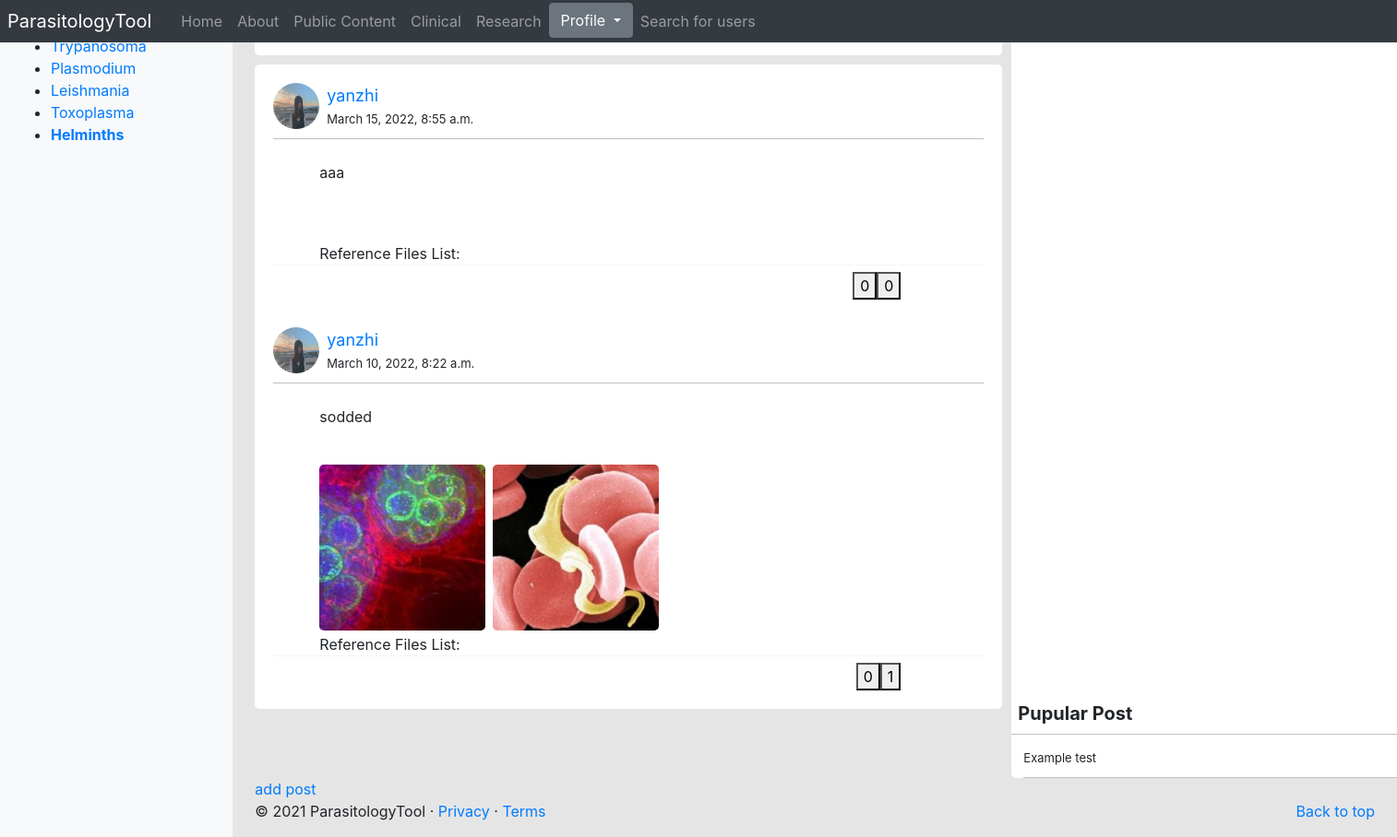
Page /parasitologyTool/research_portal/8/ (signed in) on the committed database.
### parasitologyTool/models.py (models this page shows, shortened)
class Parasite(models.Model):
	NAME_MAX_LENGTH = 128
	name = models.CharField(max_length=NAME_MAX_LENGTH, unique=True)
	views = models.IntegerField(default=0)
	picture = models.ImageField(upload_to='parasite_pic')
	intro = models.CharField(max_length=3000)

class ResearchPost(models.Model):
	title = models.CharField(max_length=100)
	content = models.TextField()
	parasite = models.ForeignKey(Parasite, on_delete=models.CASCADE, default=None)
	likes = models.ManyToManyField(User, blank=True, related_name="likes")
	dislikes = models.ManyToManyField(User, blank=True, related_name="dislikes")
	user = models.ForeignKey(UserProfile, on_delete=models.CASCADE, default=None)
	date_posted = models.DateTimeField(default=timezone.now)
	@property
	def images(self):
		return self.researchimage_set.all()
	@property
	def files(self):
		return self.researchfile_set.all()
	@property
	def model(self):
		return self.__class__.__name__
	class Meta:
		ordering = ['-date_posted',]

class UserProfile(models.Model):
	user = models.OneToOneField(User, on_delete=models.CASCADE)
	profile_picture = models.ImageField(upload_to="profile_pictures", default="profile_pictures/default_pic.png")
	ROLE_CHOICES = [
		('clinician', 'Clinician'),
		('researcher', 'Researcher'),
		('public', 'Public'),
		('admin', 'Admin'),
	]
	role = models.CharField(max_length=50, choices=ROLE_CHOICES, default='Public')
	@property
	def username(self):
		return self.user.username

class ResearchImage(models.Model):
	research_post = models.ForeignKey(ResearchPost, on_delete=models.CASCADE, default=None)
	image = models.ImageField(upload_to='clinical_pictures', default=None)

### parasitologyTool/views.py (the view)
# urls.py: path('research_portal/<int:parasite_id>/', views.research_parasite_page, name = 'research_parasite_page'),
@login_required
def research_parasite_page(request, parasite_id):
    context_dict = {}
    try:
        parasite = Parasite.objects.get(id=parasite_id)
        research_posts = parasite.researchpost_set.all()
    except Parasite.DoesNotExist:
        return not_found(request)
    context_dict['parasite'] = parasite
    context_dict['research_posts'] = research_posts
    return render(request, 'parasitologyTool/research_parasite_page.html', context=context_dict)

### parasitologyTool/templatetags/parasitologyTool_template_tags.py (called while the page is built)
@register.inclusion_tag('parasitologyTool/parasite_list.html')
def get_parasite_list(current_category=None):
	return {'parasites': Parasite.objects.all(),
	        'current_category':current_category}

### templates/parasitologyTool/research_parasite_page.html (shortened to what this page needs)
{% extends 'parasitologyTool/base.html' %}
{% load static %}
{% block body_block %}
<link rel="stylesheet" type="text/css" href="{% static 'css/userpost.css' %}">
<body>
<div class="box">
    <div class="top-text">
        <Strong>Welcome to the Research Parasite Page for {{ parasite.name }}</Strong>
    </div>
    <div>
        {% for post in research_posts %}
            <div class="a-box">
                <div class="a-s-box-author">
                    <img src="{{ MEDIA_URL }}{{ post.user.profile_picture }}"
                                alt="picture of article" />
                    <a class="a-s-box-author-name" href="{% url 'parasitologyTool:profile' post.user.username %}">{{post.user.username}}</a>
                    <div class="a-s-box-author-time">{{post.date_posted}}</div>
                </div>
                <div class="a-s-box-context">
                    <div class="item">
                        <div class="context">
                            {{ post.content|linebreaks|urlize }}
                        </div>
                    </div>
                    {% if post.images %}
                        {% for image in post.images %}
                            <a href="{{ MEDIA_URL }}{{ image.image }}"><img src="{{ MEDIA_URL }}{{ image.image }}"></a>
                        {% endfor %}
                    {% endif %}
                    <br>
                    Reference Files List:
                    <br>
                </div>
                <div class="a-s-box-bottom">
                </div>
                <div class="a-s-box-bottom">
                </div>
                <div class="a-s-box-bottom" style="width: 170px;">
                    {% if user.is_authenticated %}
                        <div style="float: right;">
                        <form class="ajax-form-like" id="like" method="POST" data-url="{% url 'parasitologyTool:like' post.model post.id %}">
                        <button type="submit"><span class="like-count">{{post.likes.all.count}}</span></button>
                        </form>
                        </div>
                        <div style="float:right;">
                        <form class="ajax-form-dislike" id='dislike' method="POST" data-url="{% url 'parasitologyTool:dislike' post.model post.id %}">
                        <button type="submit"><span class="dislike-count"> {{post.dislikes.all.count}} </span></button>
                        </form>
                        </div>
                    {% endif %}
                </div>
                <br>
            </div>
        {% endfor %}
    </div>
</div>
<div class="rside">
      <p><strong>Most Pupular Post</strong></p>
      <div class="rside-box">
      Example test
      </div>
</div>
    <div>
        <a href="{% url 'parasitologyTool:add_research_post' parasite.id %}">add post</a>
    </div>
</body>
{% endblock %}

### templates/parasitologyTool/parasite_list.html
{% if parasites %}
    <ul>
    {% for p in parasites %}
        {% if p == current_category %}
            <li><strong><a href="{% url 'parasitologyTool:goto' %}?parasite_id={{ p.id }}">{{ p.name }}</a></strong></li>
        {% else %}
            <li><a href="{% url 'parasitologyTool:goto' %}?parasite_id={{ p.id }}">{{ p.name }}</a></li>
        {% endif %}
    {% endfor %}
    </ul>
{% else %}
    <strong>No parasites</strong>
{% endif %}

### static/css/userpost.css (style rules this page uses)
body { background: #E5E5E5; }
.top-text { background: white; border-radius: 5px; padding: 15px; margin-bottom: 10px; font-size: 20px; width: 810px; }
.box { float: left; }
.a-box { background: white; padding: 20px; border-radius: 5px; width: 810px; margin-bottom: -10px; float: left; }
.a-s-box-author img { float: initial; width: 50px; height: 50px; border-radius: 50%; }
.a-s-box-author { font-size: 15px; padding-bottom: 10px; border-bottom: solid 0.5px silver; position: relative; }
.a-s-box-author-name { position: absolute; top: 0px; left: 58px; font-size: 18px; }
.a-s-box-author-time { position: absolute; left:58px; top: 30px; font-size: 13px; }
.a-s-box-context { padding-left: 50px; border-bottom: solid 1px whitesmoke; }
.a-s-box-context img { width: 180px; height: 180px; margin-right: 3px; margin-bottom: 3px; border-radius: 5px; object-fit: cover; }
.a-s-box-bottom { width: 255px; text-align: center; float: left; padding-top: 7px; }
.rside { width: 460px; margin-left: 820px; background: white; border-radius: 5px; }
.rside-box { margin-left: 13px; margin-right: 13px; border-bottom: solid 0.5px silver; padding-bottom: 10px; font-size: 13px; }
.rside p { font-size: 20px; padding: 7px; border-bottom: solid 0.5px silver; }
.context { white-space: pre-line; }

### rows in the picture
Parasite: name "Trypanosoma"
Parasite: name "Plasmodium"
Parasite: name "Leishmania"
Parasite: name "Toxoplasma"
Parasite: name "Helminths"
ResearchPost: user.profile_picture (picture), user.username "yanzhi", date_posted "March 15, 2022, 8:55 a.m.", content "aaa", likes.all.count "0", dislikes.all.count "0"
ResearchPost: user.profile_picture (picture), user.username "yanzhi", date_posted "March 10, 2022, 8:22 a.m.", content "sodded", likes.all.count "1", dislikes.all.count "0"
ResearchImage: image (picture)
ResearchImage: image (picture)
